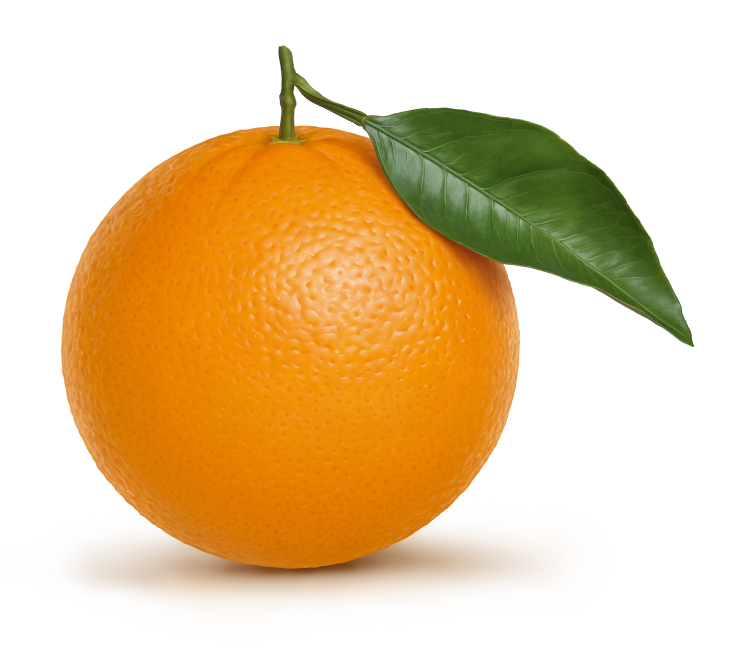
#> input picture orange.jpg, 1467 x 1295 px, found by its file name (shown at 1/2 size)
$ jupyter execute 'Laplacian Pyramid.ipynb'
#> lines starting #> are read from the running program, lines starting #| are printed output that depends on the picture
[cell 1]
import numpy as np,sys
from matplotlib import pyplot as plt
import pandas as pd
import cv2

### Let's load our images

[cell 2]
img_size=(1024,1024)
img1= cv2.imread(r"C:\Users\fhvgmana\Documents\Spring 2021\Computer vision\\orange.jpg")
#> img1 is the input picture: shape (1295, 1467, 3); mean B, G, R 158.5, 202, 231.1
img2= cv2.imread(r"C:\Users\fhvgmana\Documents\Spring 2021\Computer vision\\apple.jpg")
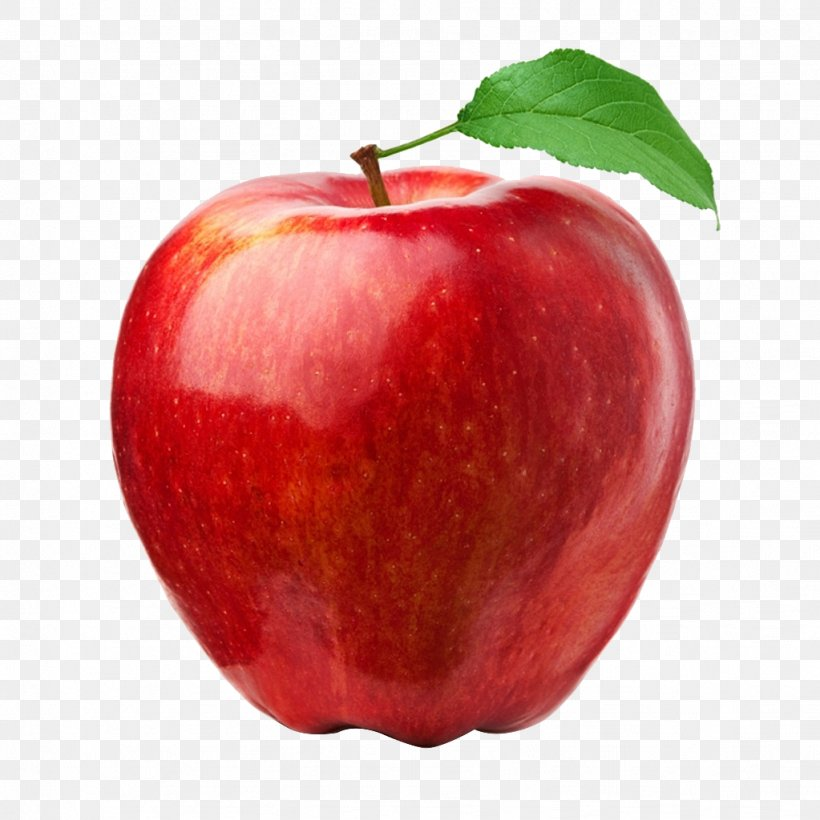
#> input picture apple.jpg, 820 x 820 px, found by its file name
#> img2 is the input picture: shape (820, 820, 3); mean B, G, R 159.3, 163.8, 214.7
img1=cv2.resize(img1,img_size)
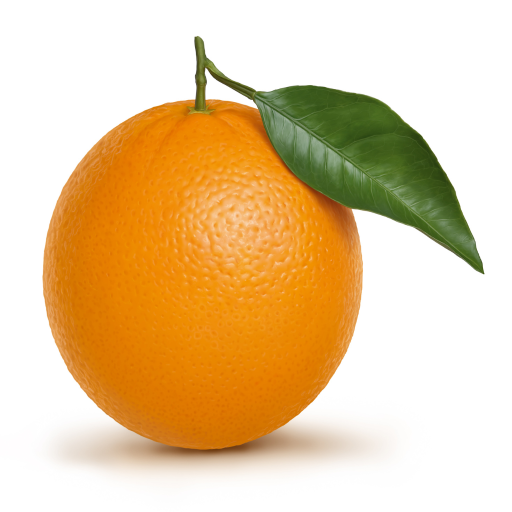
#> img1: shape (1024, 1024, 3) (shown at 1/2 size); mean B, G, R 158.5, 201.9, 231
img1= image = cv2.cvtColor(img1, cv2.COLOR_BGR2RGB)

img2=cv2.resize(img2,img_size)
#> img2: shape (1024, 1024, 3)
img2=image = cv2.cvtColor(img2, cv2.COLOR_BGR2RGB)

fig, ax = plt.subplots(nrows=1, ncols=2, figsize=(15, 13))
ax[0].imshow(img1,cmap='gray')
ax[0].set_title('Orange')
ax[1].imshow(img2)
ax[1].set_title("Apple")
plt.show()
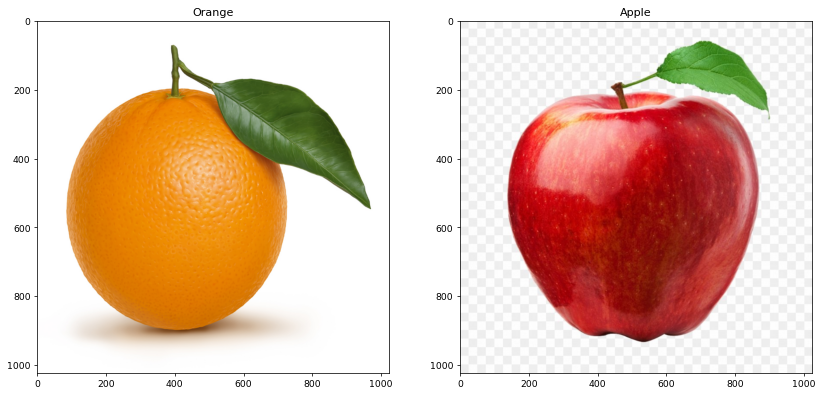
#> figure drawn by matplotlib, 2 panels

### Laplacian pyramid
we will use two libraries, cv2.pyrup() and cv2.pyrdown() for up-sampling and down-sampling respectively

[cell 3]
# generate Gaussian pyramid for A
def smooth_and_downsamnple(img,level):
#> called with level = 6
    image=img.copy()
    down_samples=[image]
    for i in range(level):
        image= cv2.pyrDown(image)
        down_samples.append(image)
#> this loop made 6 passes
#> pass 3, in smooth_and_downsamnple, `image= cv2.pyrDown(image)`:
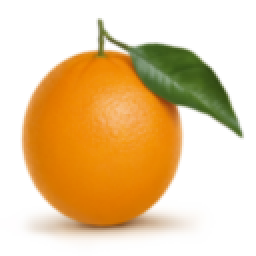
#> image: shape (128, 128, 3) (shown 2 times larger); mean R, G, B 231, 201.9, 158.4
#> after the loop, down_samples = 7 items
    return down_samples

down_sampled1=smooth_and_downsamnple(img1,6)
#> down_sampled1 = 7 items
down_sampled2=smooth_and_downsamnple(img2,6)
#> the loop in smooth_and_downsamnple (call 2), `for i in range(level):` made 6 passes
#> pass 3, in smooth_and_downsamnple (call 2), `image= cv2.pyrDown(image)`:
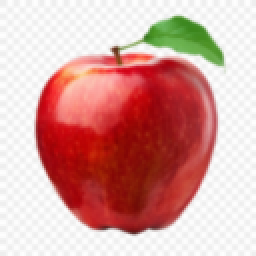
#> image: shape (128, 128, 3) (shown 2 times larger); mean R, G, B 214.7, 163.7, 159.2
#> down_sampled2 = 7 items

def laplacian_pyramid(down_arr):
    lap_pyr=[down_arr[-1]]
    for i in range(len(down_arr)-1,0,-1):
        up_sampled=cv2.pyrUp(down_arr[i])
        l=cv2.subtract(down_arr[i-1],up_sampled)
        lap_pyr.append(l)
#> this loop made 6 passes
#> i on passes 1, 2, 3, 5, 6: 6, 5, 4, 2, 1
#> pass 2, in laplacian_pyramid, `up_sampled=cv2.pyrUp(down_arr[i])`:
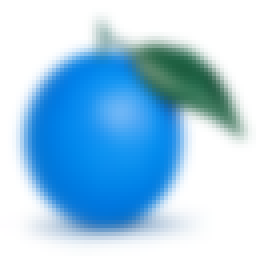
#> up_sampled: shape (64, 64, 3) (shown 4 times larger); mean of channels 0, 1, 2 231.1, 201.9, 158.5; drawn as B, G, R
#> after the loop, lap_pyr = 7 items
    return lap_pyr
laplacian1=laplacian_pyramid(down_sampled1)
#> laplacian1 = 7 items
laplacian2=laplacian_pyramid(down_sampled2)
#> the loop in laplacian_pyramid (call 2), `for i in range(len(down_arr)-1,0,-1):` made 6 passes
#> pass 1, in laplacian_pyramid (call 2), `l=cv2.subtract(down_arr[i-1],up_sampled)`:
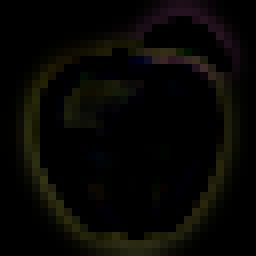
#> l: shape (32, 32, 3) (shown 8 times larger); mean of channels 0, 1, 2 3.5, 6.4, 7.1; drawn as B, G, R
#> pass 2, in laplacian_pyramid (call 2), `up_sampled=cv2.pyrUp(down_arr[i])`:
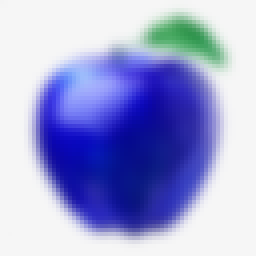
#> up_sampled: shape (64, 64, 3) (shown 4 times larger); mean of channels 0, 1, 2 214.7, 163.8, 159.3; drawn as B, G, R
#> pass 2, in laplacian_pyramid (call 2), `l=cv2.subtract(down_arr[i-1],up_sampled)`:
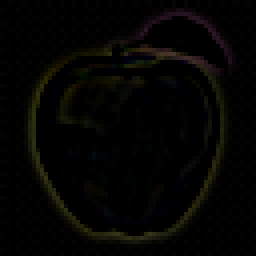
#> l: shape (64, 64, 3) (shown 4 times larger); mean of channels 0, 1, 2 2.5, 4, 4.3; drawn as B, G, R
#> laplacian2 = 7 items
laplacian1.reverse()

[cell 4]
titles=["L0","L1","L2","L3","L4","L5","L6","L7"]
fig, axes = plt.subplots(nrows=2, ncols=4, figsize=(15,8))
for ax, l, t, in zip(axes.flatten(), laplacian1,titles):
    ax.set_title(t)
    ax.imshow(l)
#> this loop made 7 passes
#> t on passes 1 to 7: 'L0', 'L1', 'L2', 'L3', 'L4', 'L5', 'L6'
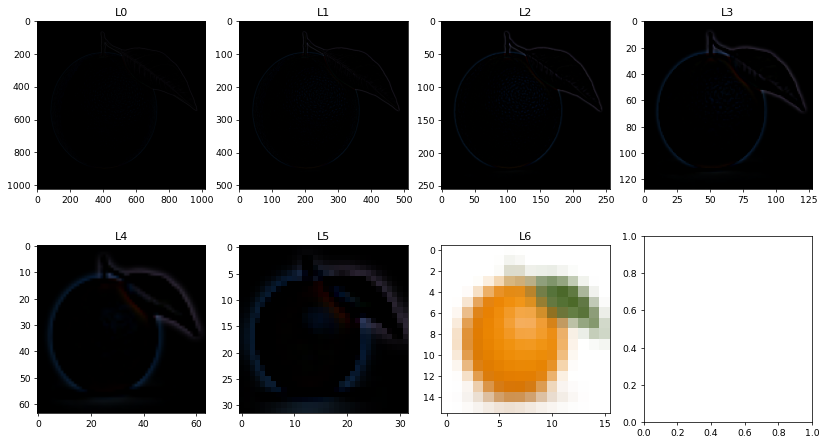
#> figure drawn by matplotlib, 7 panels
